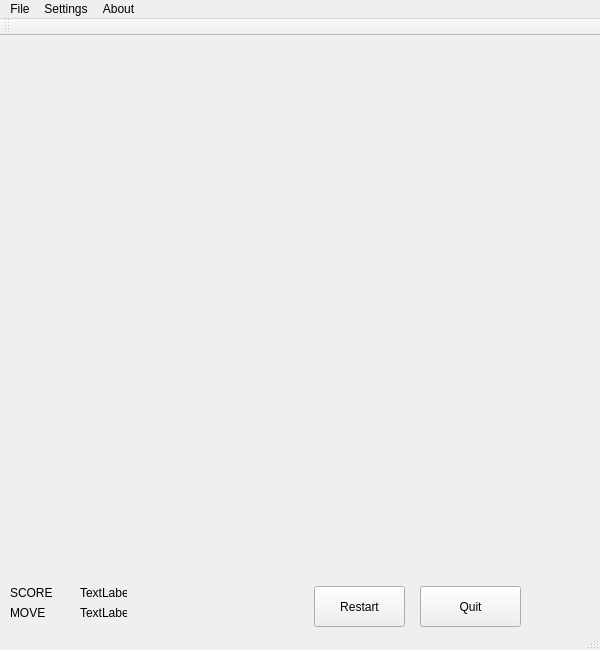
<?xml version="1.0" encoding="UTF-8"?>
<ui version="4.0">
 <class>MainWindow</class>
 <widget class="QMainWindow" name="MainWindow">
  <property name="geometry">
   <rect>
    <x>0</x>
    <y>0</y>
    <width>600</width>
    <height>650</height>
   </rect>
  </property>
  <property name="windowTitle">
   <string>PROJECT_3  F74027036</string>
  </property>
  <widget class="QWidget" name="centralWidget">
   <widget class="QLabel" name="score">
    <property name="geometry">
     <rect>
      <x>10</x>
      <y>550</y>
      <width>47</width>
      <height>13</height>
     </rect>
    </property>
    <property name="text">
     <string>SCORE</string>
    </property>
   </widget>
   <widget class="QLabel" name="step">
    <property name="geometry">
     <rect>
      <x>10</x>
      <y>570</y>
      <width>47</width>
      <height>13</height>
     </rect>
    </property>
    <property name="text">
     <string>MOVE</string>
    </property>
   </widget>
   <widget class="QLabel" name="scoreText">
    <property name="geometry">
     <rect>
      <x>80</x>
      <y>550</y>
      <width>47</width>
      <height>13</height>
     </rect>
    </property>
    <property name="text">
     <string>TextLabel</string>
    </property>
   </widget>
   <widget class="QLabel" name="stepText">
    <property name="geometry">
     <rect>
      <x>80</x>
      <y>570</y>
      <width>47</width>
      <height>13</height>
     </rect>
    </property>
    <property name="text">
     <string>TextLabel</string>
    </property>
   </widget>
   <widget class="QPushButton" name="restartGame">
    <property name="geometry">
     <rect>
      <x>314</x>
      <y>550</y>
      <width>91</width>
      <height>41</height>
     </rect>
    </property>
    <property name="text">
     <string>Restart</string>
    </property>
   </widget>
   <widget class="QPushButton" name="quitGame">
    <property name="geometry">
     <rect>
      <x>420</x>
      <y>550</y>
      <width>101</width>
      <height>41</height>
     </rect>
    </property>
    <property name="text">
     <string>Quit</string>
    </property>
   </widget>
  </widget>
  <widget class="QMenuBar" name="menuBar">
   <property name="geometry">
    <rect>
     <x>0</x>
     <y>0</y>
     <width>600</width>
     <height>21</height>
    </rect>
   </property>
   <widget class="QMenu" name="menuFile">
    <property name="title">
     <string>File</string>
    </property>
    <addaction name="actionNew_Game"/>
    <addaction name="actionLevel"/>
    <addaction name="actionUndo"/>
   </widget>
   <widget class="QMenu" name="menuSettings">
    <property name="title">
     <string>Settings</string>
    </property>
   </widget>
   <widget class="QMenu" name="menuAbout">
    <property name="title">
     <string>About</string>
    </property>
   </widget>
   <addaction name="menuFile"/>
   <addaction name="menuSettings"/>
   <addaction name="menuAbout"/>
  </widget>
  <widget class="QToolBar" name="mainToolBar">
   <attribute name="toolBarArea">
    <enum>TopToolBarArea</enum>
   </attribute>
   <attribute name="toolBarBreak">
    <bool>false</bool>
   </attribute>
  </widget>
  <widget class="QStatusBar" name="statusBar"/>
  <action name="actionNew_Game">
   <property name="text">
    <string>New Game</string>
   </property>
  </action>
  <action name="actionLevel">
   <property name="text">
    <string>Level</string>
   </property>
  </action>
  <action name="actionUndo">
   <property name="text">
    <string>Undo</string>
   </property>
  </action>
 </widget>
 <layoutdefault spacing="6" margin="11"/>
 <resources/>
 <connections/>
</ui>
